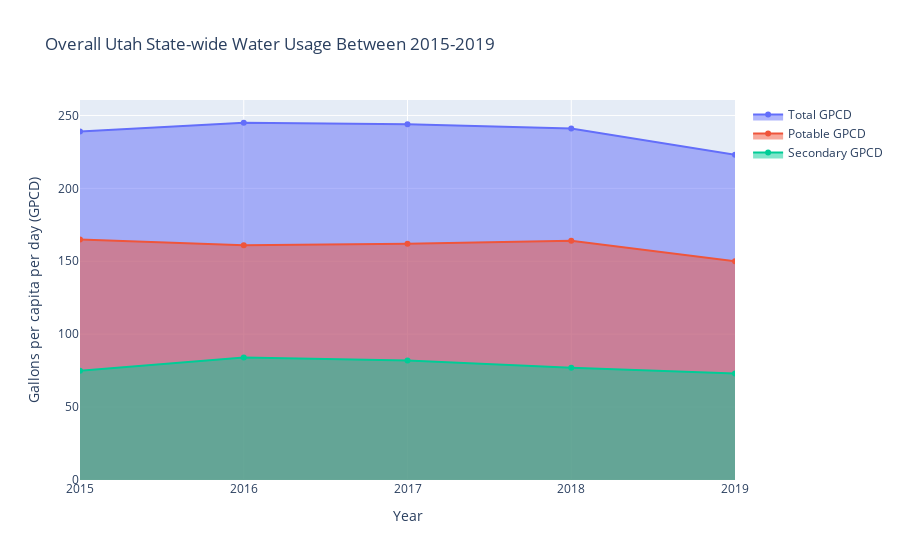

This figure's notebook cell:
### Markdown cell above
### How has water usage across the state changed between 2015-2019? How much water usage can be accounted for by potable (treated) versus secondary (untreated) use?

### Code cell
import plotly.graph_objects as go

fig = go.Figure()

fig.add_trace(go.Scatter(
    name="Total GPCD",
    x=df_state['Year'], 
    y=df_state['TotalGPCD'], 
    fill='tozeroy',
    text='Total GPCD'
)) 

fig.add_trace(go.Scatter(
    name="Potable GPCD",
    x=df_state['Year'], 
    y=df_state['TotPotGPCD'],
    fill='tozeroy',
    text='Potable GPCD'
)) 

fig.add_trace(go.Scatter(
    name="Secondary GPCD",
    x=df_state['Year'], 
    y=df_state['TotSecGPCD'],
    fill='tozeroy',
    text='Secondary GPCD'
)) 

# Add axis labels, title, etc.
fig.update_layout(
    xaxis = dict(
        tickmode = 'array',
        tickvals = df_state['Year'],
        ticktext = df_state['Year']
    ),
    title="Overall Utah State-wide Water Usage Between 2015-2019",
    xaxis_title="Year",
    yaxis_title="Gallons per capita per day (GPCD)",
)

fig.show()

### Figure 1 — Plotly figure (JSON) as saved in the notebook; plotly's stock layout.template omitted (floating-point values rounded to 4 significant figures)
{"data": [{"fill": "tozeroy", "name": "Total GPCD", "text": "Total GPCD", "type": "scatter", "x": [2015, 2016, 2017, 2018, 2019], "y": [239, 245, 244, 241, 223]}, {"fill": "tozeroy", "name": "Potable GPCD", "text": "Potable GPCD", "type": "scatter", "x": [2015, 2016, 2017, 2018, 2019], "y": [165, 161, 162, 164, 150]}, {"fill": "tozeroy", "name": "Secondary GPCD", "text": "Secondary GPCD", "type": "scatter", "x": [2015, 2016, 2017, 2018, 2019], "y": [75, 84, 82, 77, 73]}], "layout": {"autosize": true, "title": {"text": "Overall Utah State-wide Water Usage Between 2015-2019"}, "xaxis": {"autorange": true, "range": [2015, 2019], "tickmode": "array", "ticktext": [2015, 2016, 2017, 2018, 2019], "tickvals": [2015, 2016, 2017, 2018, 2019], "title": {"text": "Year"}, "type": "linear"}, "yaxis": {"autorange": true, "range": [0, 261.7], "title": {"text": "Gallons per capita per day (GPCD)"}, "type": "linear"}}}
